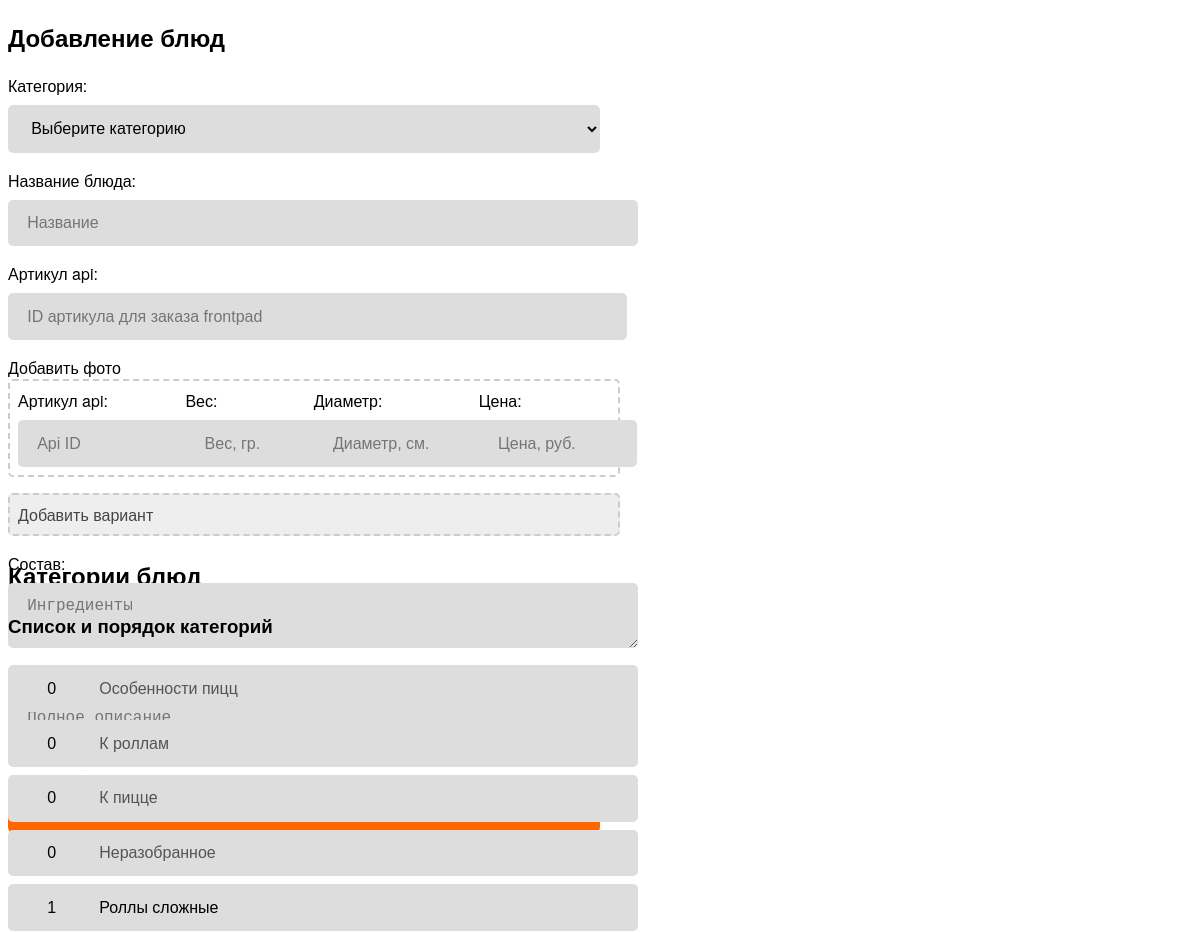
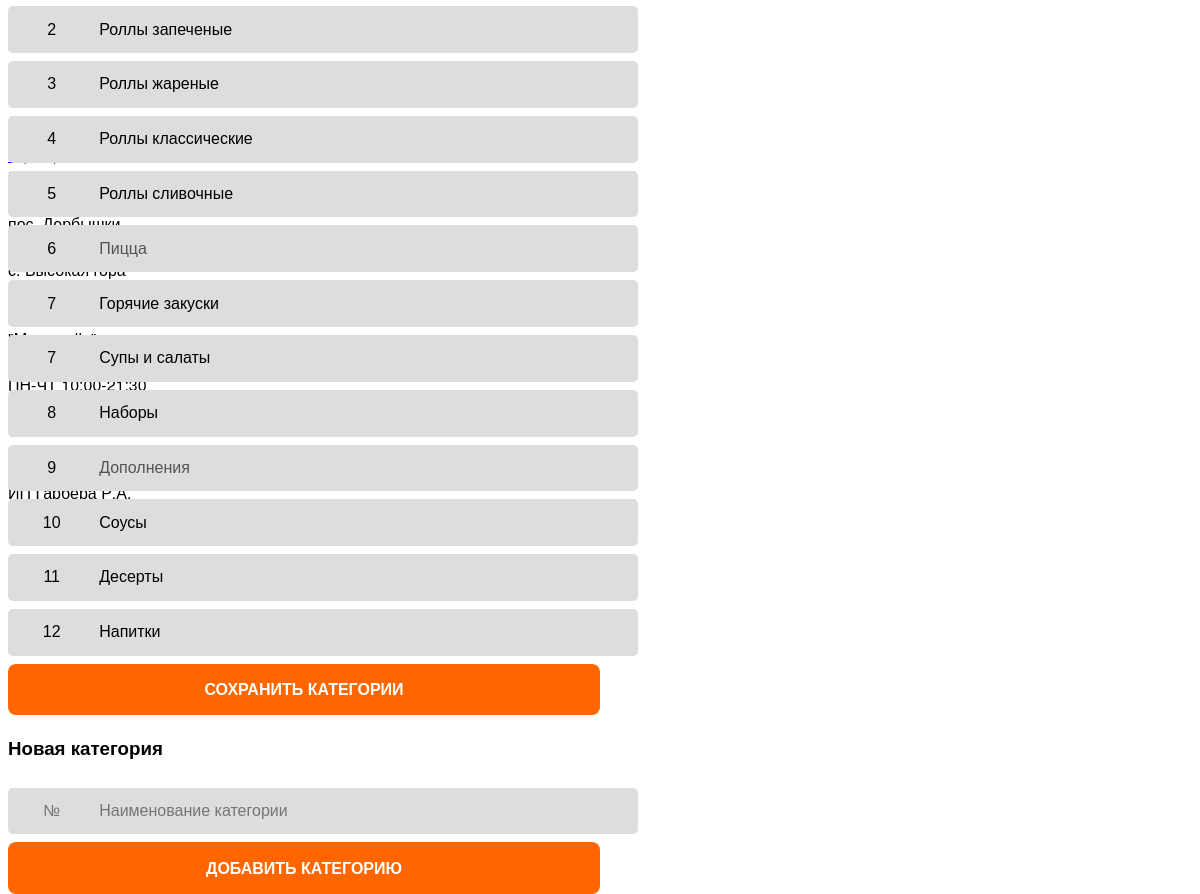
/admin.php (signed in), run on the app's committed database (2 pictures, top to bottom).
### tables this page shows
CREATE TABLE `dishes_chapters` (
  `chapter_id` int(11) NOT NULL,
  `chapter_num` int(11) NOT NULL DEFAULT 0,
  `chapter_title` varchar(32) NOT NULL,
  `chapter_desc` text NOT NULL,
  `chapter_disabled` int(1) NOT NULL DEFAULT 0,
  `chapter_date` timestamp NOT NULL DEFAULT current_timestamp(),
  `chapter_date_edit` timestamp NOT NULL DEFAULT current_timestamp() ON UPDATE current_timestamp()
);

### admin.php (the view, shortened to what this page needs)
<?php
include 'db.php';
include 'head.php';
echo '<div class="wrapper">';
if(!$_SESSION['user_id']){
	echo '<h2>Вход для модератора сайта</h2>';
	echo '<div class="block-wrapper align-center">';
		echo '<form method="POST" class="w-30">';
			echo '<input type="password" name="password" class="w-100" placeholder="Пароль от админ-панели"><br>';
			echo '<input type="submit" name="submit_login" value="Войти">';
		echo '</div>';
	echo '</div>';
}
else {
	if($_GET['edit_dish'])
		echo '<h2>Редактирование блюда</h2>';
	else
		echo '<h2>Добавление блюд</h2>';
	echo '<div class="block-wrapper align-center">';
		echo '<form method="POST" class="w-50">';
			echo '<label>Категория:</label>';
			echo '<select name="dish_chapter">';
				echo '<option value="0">Выберите категорию</option>';
			echo '</select>';
			echo '<label>Название блюда:</label>';
			echo '<input type="text" name="dish_name" placeholder="Название" value="'.$_POST['dish_name'].'"><br>';
			echo '<label>Артикул api:</label>';
			echo '<input type="number" name="dish_fid" placeholder="ID артикула для заказа frontpad" value="'.$_POST['dish_fid'].'"><br>';
			echo '<div class="upload-box">
				<input add-in-list="dish_photos" type="file" class="hide" />
				<div class="overflow overflow-photos-mini">
					<div class="photos-list overflow-box" photos-out="dish_photos"></div>
				</div>
				<a class="upload-btn btn mini" name="profile_upload_photo">Добавить фото</a>
				<input name="dish_photos" type="text" class="hide" photos-in="dish_photos" value="'.$_POST['dish_photos'].'" />
			</div>';
			$variant_i = 0;
			$query_variants = mysqli_query($link, "SELECT * FROM dishes_variants WHERE variant_did='".$_GET['edit_dish']."' ORDER BY variant_price");
		    while($row = mysqli_fetch_assoc($query_variants) OR $variant_i<1){
				$variant_i++;
				echo '<div class="chapter-box dashed">';
					echo '<div class="chapter-weight chapter-cell">';
						echo '<label>Артикул api:</label>';
						echo '<input type="number" name="variant_fid_'.$variant_i.'" value="'.($row['variant_fid']?$row['variant_fid']:$_POST['dish_fid']).'" placeholder="Api ID">';
					echo '</div>';
					echo '<div class="chapter-weight chapter-cell">';
						echo '<label>Вес:</label>';
						echo '<input type="number" name="variant_weight_'.$variant_i.'" value="'.$row['variant_weight'].'" placeholder="Вес, гр.">';
					echo '</div>';
					echo '<div class="chapter-diameter chapter-cell">';
						echo '<label>Диаметр:</label>';
						echo '<input type="number" name="variant_diameter_'.$variant_i.'" value="'.$row['variant_diameter'].'" placeholder="Диаметр, см.">';
					echo '</div>';
					echo '<div class="chapter-price chapter-cell">';
						echo '<label>Цена:</label>';
						echo '<input type="number" name="variant_price_'.$variant_i.'" value="'.($row['variant_price']?$row['variant_price']:$_POST['dish_price']).'" placeholder="Цена, руб.">';
					echo '</div>';
				echo '</div>';
			}
			if($variant_i<3){
				echo '<div class="chapter-box dashed chapter-add" variant="'.$variant_i.'">';
					echo '<div class="align-center">Добавить вариант</div>';
				echo '</div>';
			}
			echo '<label>Состав:</label>';
			echo '<textarea type="text" name="dish_structure" placeholder="Ингредиенты">'.$_POST['dish_structure'].'</textarea>';
			echo '<label>Описание:</label>';
		echo '</form>';
	echo '</div>';
	echo '<h2>Категории блюд</h2>';
	echo '<div class="block-wrapper align-center">';
		echo '<h3>Список и порядок категорий</h3>';
		echo '<form method="POST" class="w-50">';
			$query_chapters_edit = mysqli_query($link, "SELECT * FROM dishes_chapters ORDER BY chapter_num");
			while($row = mysqli_fetch_assoc($query_chapters_edit)){
				echo '<div class="chapter-box">';
					echo '<div class="chapter-count">';
						echo '<input type="number" name="chapter_num_'.$row['chapter_id'].'" value="'.$row['chapter_num'].'" placeholder="№">';
					echo '</div>';
					echo '<div class="chapter-title">';
						echo '<input type="text" name="chapter_title_'.$row['chapter_id'].'" value="'.$row['chapter_title'].'" placeholder="Наименование категории" '.($row['chapter_disabled']?'disabled':'').'>';
					echo '</div>';
				echo '</div>';
			};
			echo '<input type="submit" name="submit_chapters_save" value="Сохранить категории">';
		echo '</form>';
		echo '<h3>Новая категория</h3>';
		echo '<form method="POST" class="w-50">';
			echo '<div class="chapter-box">';
				echo '<div class="chapter-count">';
					echo '<input type="number" name="chapter_num" placeholder="№">';
				echo '</div>';
				echo '<div class="chapter-title">';
					echo '<input type="text" name="chapter_title" placeholder="Наименование категории">';
				echo '</div>';
			echo '</div>';
			echo '<input type="submit" name="submit_chapter_add" value="Добавить категорию">';
		echo '</form>';
	echo '</div>';
}
echo '</div>';
include 'footer.php';
?>

### style/cart.css (style rules this page uses)
.button, input[type="submit"] { display: inline-block; padding: 1.1em 1em 1em 1em; text-transform: uppercase; background-color: #ff6600; color: #fff; border-radius: .5em; text-decoration: none !important; position: relative; overflow: hidden; transform: translate3d(0,0,0); transition: background-color 0.2s ease-in-out, color 0.2s ease-in-out, border-color 0.2s ease-in-out, box-shadow 0.2s ease-in-out; border: 0; font-size: 1em; padding-left: 60px; padding-right: 60px; text-align: center; white-space: nowrap; vertical-align: middle; font-weight: bold; cursor: pointer; margin-top: .5em; }
input[type="text"], input[type="number"], input[type="password"], textarea, select { display: inline-block; padding: .9em 1.2em; border-radius: 5px; border: 0; font-size: 16px; text-align: center; white-space: nowrap; vertical-align: middle; background-color: #ddd; margin-bottom: 1em; margin-top: .5em; text-align: left; }
textarea, select { display: block; }
input[type="number"] { padding-right: .5em; }
form { display: inline-block; text-align: left; width: 100%; }
form.w-50, .w-50 { width: 50% }
form input[type="text"], form input[type="number"], form input[type="submit"], textarea, select { width: 100%; }
form .btn { margin-bottom: 1em; }
[class*="block-"] { position: relative; }
[slider], .sliders, .block-wrapper { height: 29em; }
.chapter-box { width: 100%; display: table; }
.chapter-title, .chapter-count, .chapter-cell { display: table-cell; }
.chapter-cell + .chapter-cell { padding-left: .5em; }
.chapter-title { padding-left: .5em; }
.chapter-count { width: 4em }
.chapter-count input { text-align: center; }
.chapter-box.dashed { border: 2px dashed #ccc; border-radius: .3em; padding: .5em .5em .5em .5em; margin-bottom: 1em; }
.chapter-box input { margin-bottom: 0em; }
.chapter-add { color: #444; background-color: #eee; }

### data on the page
dishes_chapters: chapter_num "0", chapter_title "Особенности пицц"
dishes_chapters: chapter_num "0", chapter_title "К роллам"
dishes_chapters: chapter_num "0", chapter_title "К пицце"
dishes_chapters: chapter_id+chapter_num "0", chapter_title "Неразобранное"
dishes_chapters: chapter_num "1", chapter_title "Роллы сложные"
dishes_chapters: chapter_num "2", chapter_title "Роллы запеченые"
dishes_chapters: chapter_num "3", chapter_title "Роллы жареные"
dishes_chapters: chapter_num "4", chapter_title "Роллы классические"
dishes_chapters: chapter_num "5", chapter_title "Роллы сливочные"
dishes_chapters: chapter_num "6", chapter_title "Пицца"
dishes_chapters: chapter_num "7", chapter_title "Горячие закуски"
dishes_chapters: chapter_id+chapter_num "7", chapter_title "Супы и салаты"
dishes_chapters: chapter_id+chapter_num "8", chapter_title "Наборы"
dishes_chapters: chapter_id+chapter_num "9", chapter_title "Дополнения"
dishes_chapters: chapter_id+chapter_num "10", chapter_title "Соусы"
dishes_chapters: chapter_id+chapter_num "11", chapter_title "Десерты"
dishes_chapters: chapter_id+chapter_num "12", chapter_title "Напитки"
